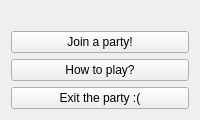
      <widget class="QWidget" name="MenuScreen">
       <layout class="QVBoxLayout" name="verticalLayout">
        <item>
         <layout class="QGridLayout" name="gridLayout">
          <item row="4" column="0">
           <layout class="QHBoxLayout" name="horizontalLayout">
            <item>
             <widget class="QPushButton" name="btn_join">
              <property name="text">
               <string>Join a party!</string>
              </property>
             </widget>
            </item>
           </layout>
          </item>
          <item row="8" column="0">
           <widget class="QPushButton" name="btn_exit">
            <property name="text">
             <string>Exit the party :(</string>
            </property>
           </widget>
          </item>
          <item row="7" column="0">
           <widget class="QPushButton" name="btn_desc">
            <property name="text">
             <string>How to play?</string>
            </property>
           </widget>
          </item>
          <item row="0" column="0" rowspan="2">
           <widget class="QLabel" name="label_main">
            <property name="text">
             <string/>
            </property>
            <property name="pixmap">
             <pixmap resource="Res.qrc">:/resources/images/background_1.png</pixmap>
            </property>
            <property name="scaledContents">
             <bool>false</bool>
            </property>
            <property name="alignment">
             <set>Qt::AlignHCenter|Qt::AlignTop</set>
            </property>
            <property name="wordWrap">
             <bool>false</bool>
            </property>
           </widget>
          </item>
         </layout>
        </item>
       </layout>
      </widget>
